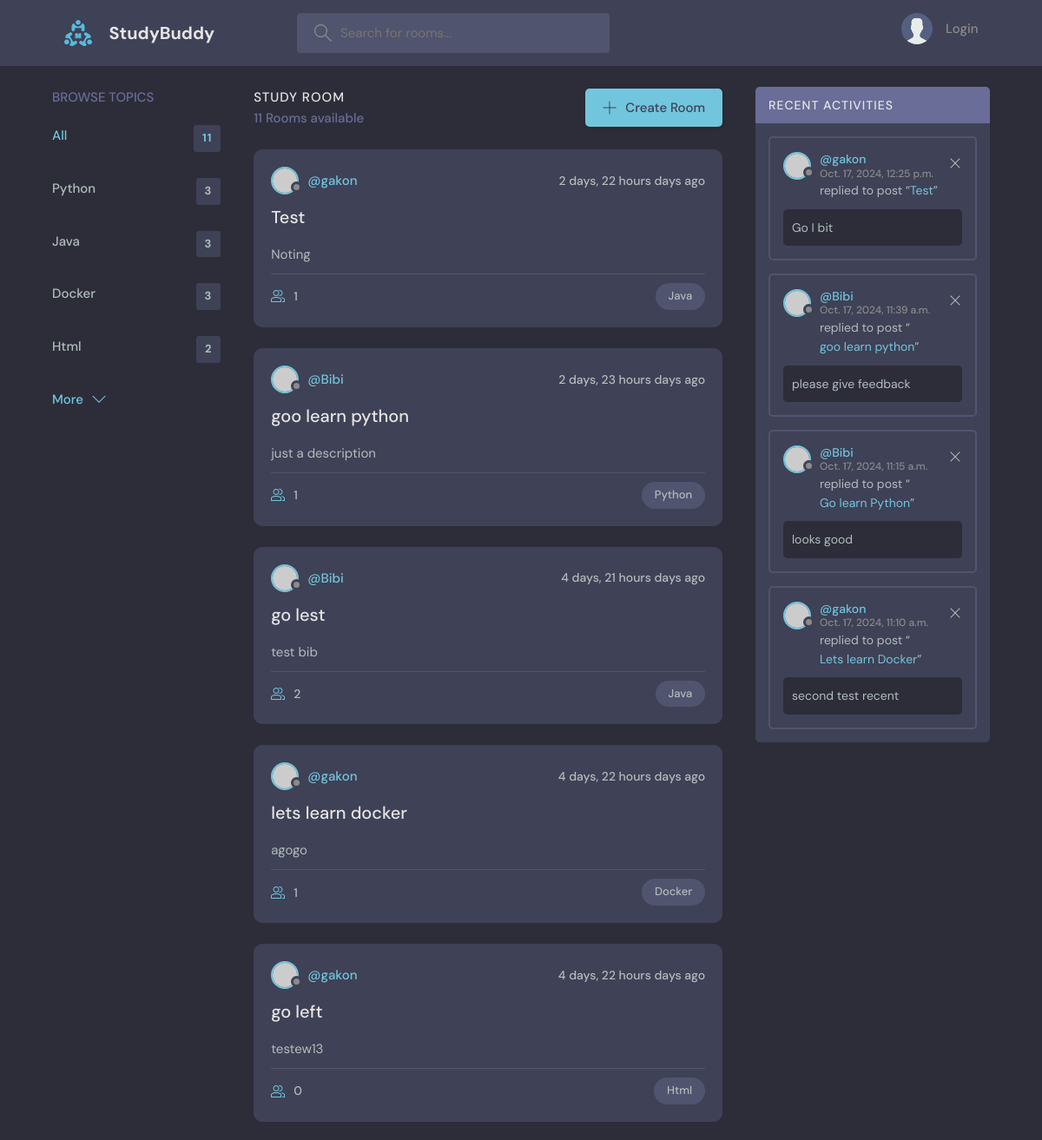
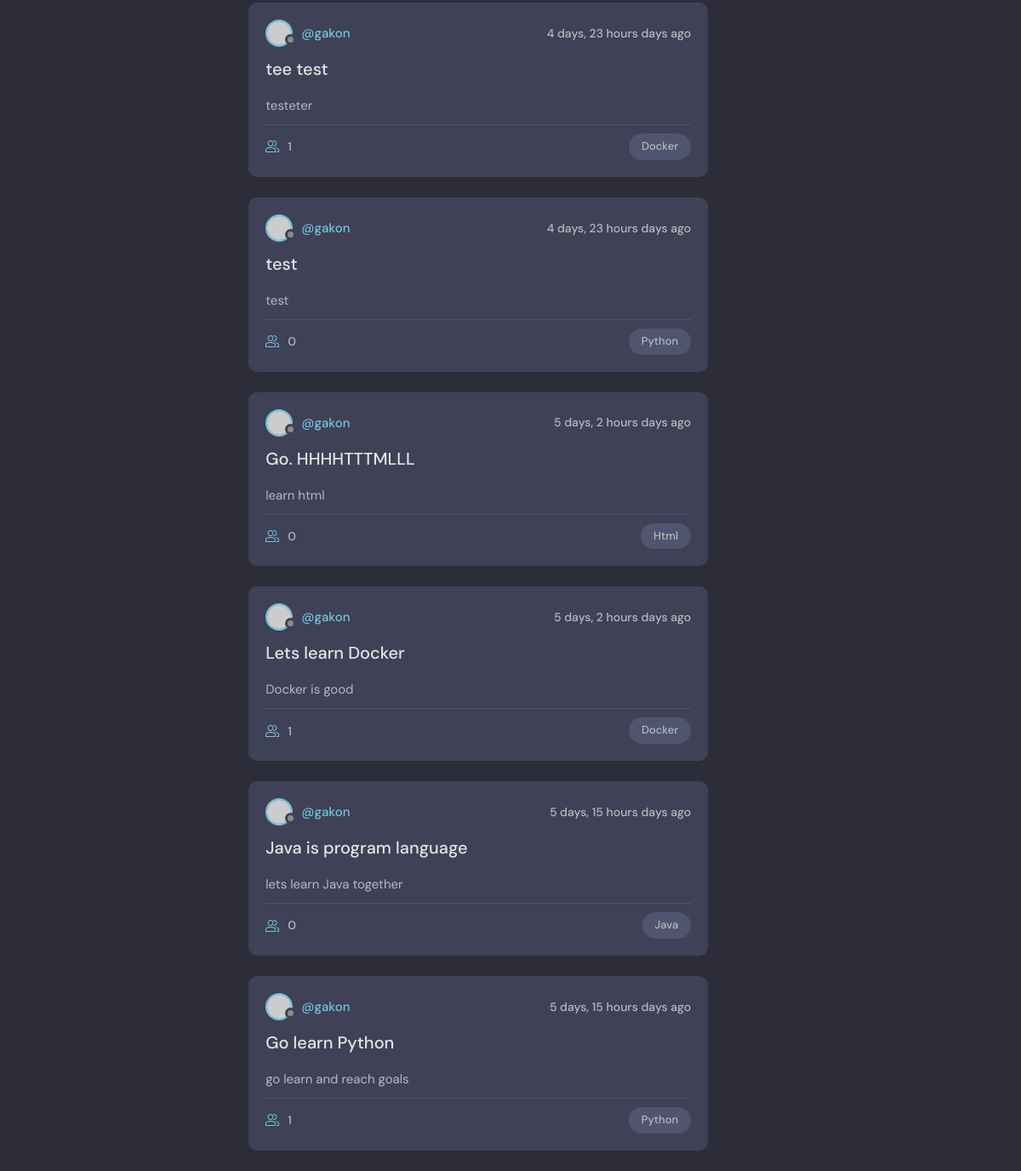
The page / on the database its author committed (2 pictures, top to bottom).
### base/models.py (models this page shows, shortened)
class Topics(models.Model):
    name = models.CharField(max_length=200)
    class Meta:
        pass
    def __str__(self):
        return self.name

class Rooms(models.Model):
    host = models.ForeignKey(User,on_delete=models.SET_NULL,null=True)
    topic = models.ForeignKey(Topics,on_delete=models.SET_NULL,null=True)
    name = models.CharField(max_length=200)
    description = models.TextField(max_length=2000)
    participants = models.ManyToManyField(
        User, related_name='participants', blank=True)
    created = models.DateTimeField(auto_now = True)
    updated = models.DateTimeField(auto_now_add=True)
    class Meta:
        ordering = ['-created']

class Message(models.Model):
    User = models.ForeignKey(User,on_delete=models.CASCADE)
    Room = models.ForeignKey(Rooms,on_delete=models.CASCADE)
    body = models.TextField(max_length=2000,null=True)
    created = models.DateTimeField(auto_now= True)
    updated = models.DateTimeField(auto_now_add=True)
    class Meta:
        ordering = ['-created']

### base/views.py (the view)
# urls.py: path('',views.home, name='home'),
def home(request,topic_room='All'):
    q = request.GET.get('q') if request.GET.get('q') != None else ''
    topics = Topics.objects.all()
    rooms_count = Rooms.objects.all().count()
    messages = Message.objects.all()[0:4]
    if topic_room == "All":
        rooms = Rooms.objects.filter(name__icontains=q)
    else:
        rooms = Rooms.objects.filter(topic__name=topic_room)
    context = {'topics':topics,
               'rooms':rooms,
               'rooms_count':rooms_count,
               'messages':messages
               }
    return render(request,'main_content.html',context)

### templates/main_content.html (shortened to what this page needs)
{% extends "main.html" %}
{%block content%}
<main class="layout layout--3">
      <div class="container">
        <div class="topics">
          <div class="topics__header">
            <h2>Browse Topics</h2>
          </div>
          <ul class="topics__list">
            <li>
              <a href="{%url 'topic-room' 'All' %}" class="active">All <span>{{rooms_count}}</span></a>
            </li>
            {%for topic in topics%}
            <li>
              <a href="{%url 'topic-room' topic.name %}">{{topic}} <span>{{topic.rooms_set.all.count}}</span></a>
            </li>
            {% endfor %}
          </ul>
          <a class="btn btn--link" href="topics.html">
            More
            <svg version="1.1" xmlns="http://www.w3.org/2000/svg" width="32" height="32" viewBox="0 0 32 32">
              <title>chevron-down</title>
              <path d="M16 21l-13-13h-3l16 16 16-16h-3l-13 13z"></path>
            </svg>
          </a>
        </div>
        <div class="roomList">
          <div class="roomList__header">
            <div>
              <h2>Study Room</h2>
              <p>{{rooms.count}} Rooms available</p>
            </div>
            <a class="btn btn--main" href="{%url 'create_room'%}">
              <svg version="1.1" xmlns="http://www.w3.org/2000/svg" width="32" height="32" viewBox="0 0 32 32">
                <title>add</title>
                <path
                  d="M16.943 0.943h-1.885v14.115h-14.115v1.885h14.115v14.115h1.885v-14.115h14.115v-1.885h-14.115v-14.115z"
                ></path>
              </svg>
              Create Room
            </a>
          </div>
          {% for room in rooms %}
          <div class="roomListRoom">
            <div class="roomListRoom__header">
              <a href="profile.html" class="roomListRoom__author">
                <div class="avatar avatar--small">
                  <img src="https://randomuser.me/api/portraits/women/11.jpg" />
                </div>
                <span>@{{room.host}}</span>
              </a>
              <div class="roomListRoom__actions">
                <span>{{room.created|timesince}} days ago</span>
              </div>
            </div>
            <div class="roomListRoom__content">
              <a href="{%url 'room' room.id%}">{{room.name}}</a>
              <p>
                {{room.description}}
              </p>
            </div>
            <div class="roomListRoom__meta">
              <a href="{%url 'room' room.id%}" class="roomListRoom__joined">
                {{room.participants.all.count}}
              </a>
              <p class="roomListRoom__topic">{{room.topic}}</p>
            </div>
          </div>
          {%endfor%}
        </div>
        <div class="activities">
          <div class="activities__header">
            <h2>Recent Activities</h2>
          </div>
          {% for message in messages %}
          <div class="activities__box">
            <div class="activities__boxHeader roomListRoom__header">
              <a href="profile.html" class="roomListRoom__author">
                <div class="avatar avatar--small">
                  <img src="https://randomuser.me/api/portraits/women/11.jpg" />
                </div>
                <p>
                  @{{message.User}}
                  <span>{{message.created}}</span>
                </p>
              </a>
              <div class="roomListRoom__actions">
                <a href="#">
                  <svg version="1.1" xmlns="http://www.w3.org/2000/svg" width="32" height="32" viewBox="0 0 32 32">
                    <title>remove</title>
                    <path
                      d="M27.314 6.019l-1.333-1.333-9.98 9.981-9.981-9.981-1.333 1.333 9.981 9.981-9.981 9.98 1.333 1.333 9.981-9.98 9.98 9.98 1.333-1.333-9.98-9.98 9.98-9.981z"
                    ></path>
                  </svg>
                </a>
              </div>
            </div>
            <div class="activities__boxContent">
              <p>replied to post “<a href="room.html">{{message.Room.name}}</a>”</p>
              <div class="activities__boxRoomContent">
                {{message.body}}
              </div>
            </div>
          </div>
          {% endfor %}
        </div>
      </div>
    </main>
{%endblock%}

### rows shown on the page
Topics: name "Python", rooms_set.all.count "3"
Topics: name "Java", rooms_set.all.count "3"
Topics: name "Docker", rooms_set.all.count "3"
Topics: name "Html", rooms_set.all.count "2"
Rooms: host "gakon", created "2 days, 22 hours", name "Test", description "Noting", participants.all.count "1", topic "Java"
Rooms: host "Bibi", created "2 days, 23 hours", name "goo learn python", description "just a description", participants.all.count "1", topic "Python"
Rooms: host "Bibi", created "4 days, 21 hours", name "go lest", description "test bib", participants.all.count "2", topic "Java"
Rooms: host "gakon", created "4 days, 22 hours", name "lets learn docker", description "agogo", participants.all.count "1", topic "Docker"
Rooms: host "gakon", created "4 days, 22 hours", name "go left", description "testew13", participants.all.count "0", topic "Html"
Rooms: host "gakon", created "4 days, 23 hours", name "tee test", description "testeter", participants.all.count "1", topic "Docker"
Rooms: host "gakon", created "4 days, 23 hours", name "test", description "test", participants.all.count "0", topic "Python"
Rooms: host "gakon", created "5 days, 2 hours", name "Go. HHHHTTTMLLL", description "learn html", participants.all.count "0", topic "Html"
Rooms: host "gakon", created "5 days, 2 hours", name "Lets learn Docker", description "Docker is good", participants.all.count "1", topic "Docker"
Rooms: host "gakon", created "5 days, 15 hours", name "Java is program language", description "lets learn Java together", participants.all.count "0", topic "Java"
Rooms: host "gakon", created "5 days, 15 hours", name "Go learn Python", description "go learn and reach goals", participants.all.count "1", topic "Python"
Message: User "gakon", created "Oct. 17, 2024, 12:25 p.m.", Room.name "Test", body "Go I bit"
Message: User "Bibi", created "Oct. 17, 2024, 11:39 a.m.", Room.name "goo learn python", body "please give feedback"
Message: User "Bibi", created "Oct. 17, 2024, 11:15 a.m.", Room.name "Go learn Python", body "looks good"
Message: User "gakon", created "Oct. 17, 2024, 11:10 a.m.", Room.name "Lets learn Docker", body "second test recent"

### other values the page prints
{{ rooms_count }} "11"
{{ rooms.count }} "11"
